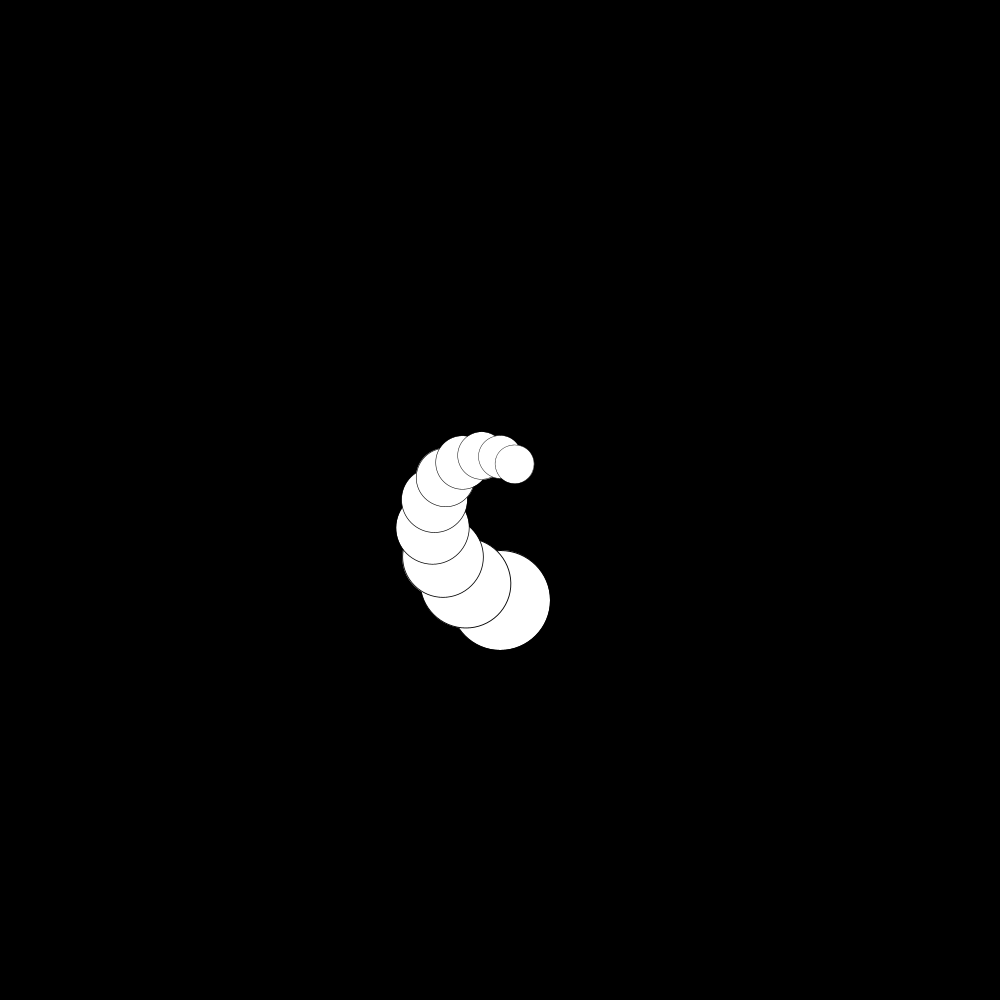
Frame 1 (no input)
Frame 60 (the mouse pressed at the canvas centre just before this capture): identical to frame 1, image omitted
Frame 120 (the mouse held since frame 60 and released just before this capture): identical to frame 1, image omitted

The Processing sketch that drew this single still picture (run headless with seeded random() and noise(); from frame 60 on, the mouse is pressed at the canvas centre):

// Processing sketch: sketch17
// ── sketch17.pde
void setup() {
  size(1000, 1000);
}

void draw() {
  background(0);
  translate(width/2, height/2);
  
  fill(255);
  
  float r=100;
  for(int i=0; i<10; i++) {
    
    ellipse(0, r, r, r);
    
    rotate(PI/8);
    scale(0.9);
  }

  
}
